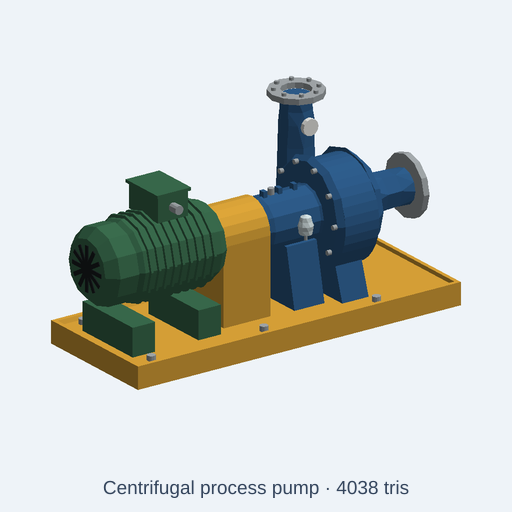
#> input picture artifacts/catalog-demos/industrial-cyclone-separator-material-review-20261113/samples/centrifugal-pump.png, 512 x 512 px, given in place of cap-feed-hopper.png, which was not available
$ python make_demo.py
#> lines starting #> are read from the running program, lines starting #| are printed output that depends on the picture
#!/usr/bin/env python3
"""Build the short local preview and material-regression handoff video."""

from pathlib import Path
import subprocess

from PIL import Image, ImageDraw, ImageFont


ARTIFACTS = Path(__file__).resolve().parent
REPO = ARTIFACTS.parents[2]
SAMPLES = ARTIFACTS / "samples" / "previews"
SLIDES = ARTIFACTS / "video-inputs"
VIDEO = ARTIFACTS / "beverage-carton-bottom-sealer-tape-head-material-review.mp4"
FONT_PATH = "/usr/share/fonts/truetype/dejavu/DejaVuSans.ttf"

BG = "#f1f5f8"
INK = "#1d2b39"
MUTED = "#536779"
BLUE = "#1b506d"
ACCENT = "#da9b26"


def font(size: int) -> ImageFont.FreeTypeFont:
    return ImageFont.truetype(FONT_PATH, size)


def canvas(title: str, subtitle: str) -> tuple[Image.Image, ImageDraw.ImageDraw]:
#> called with title = 'Five-preview audit'
    image = Image.new("RGB", (1280, 720), BG)
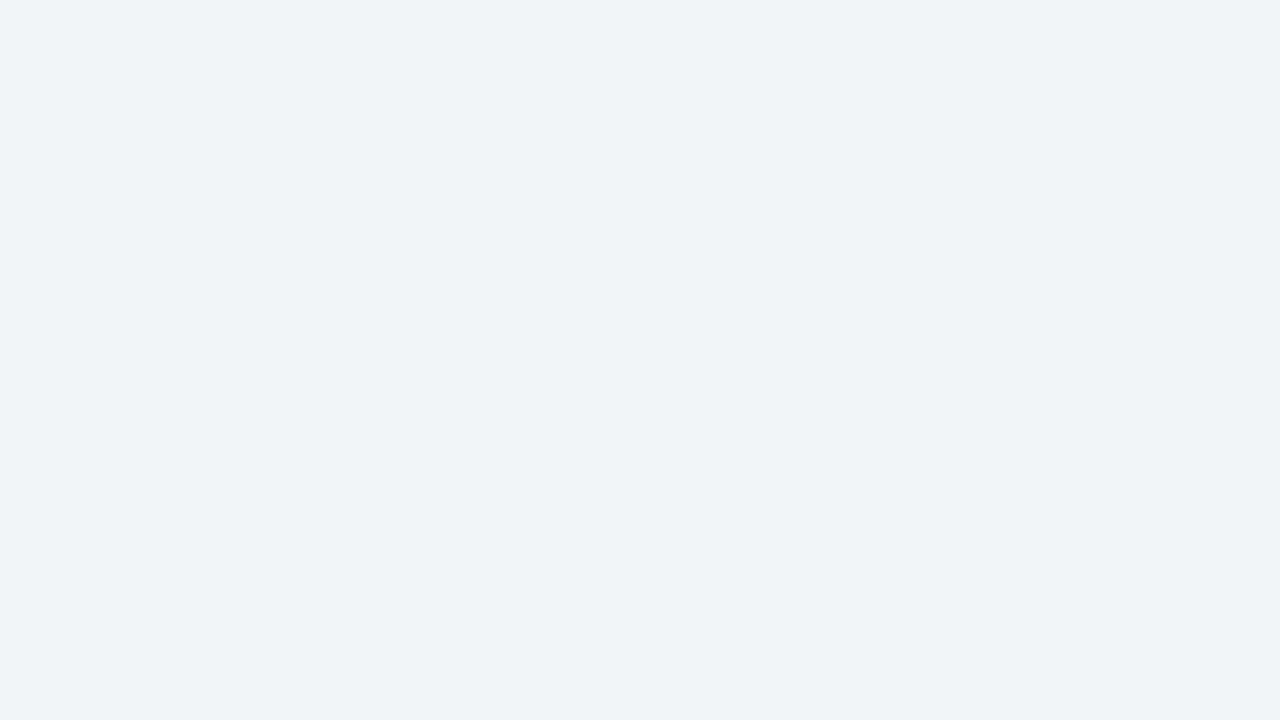
#> image: PIL image 1280x720 RGB; mean R, G, B 241, 245, 248
    draw = ImageDraw.Draw(image)
    draw.text((64, 44), title, fill=INK, font=font(36))
    draw.text((64, 97), subtitle, fill=MUTED, font=font(21))
    draw.line((64, 143, 1216, 143), fill="#c8d3dc", width=2)
    draw.text((64, 678), "kernelCAD local preview and exported-GLB material check", fill=MUTED, font=font(16))
    return image, draw


def contain(path: Path, size: tuple[int, int]) -> Image.Image:
#> called with size = (205, 245)
    image = Image.open(path).convert("RGB")
#> image is the input picture: PIL image 512x512 RGB; mean R, G, B 200, 204.6, 201.5
    image.thumbnail(size, Image.Resampling.LANCZOS)
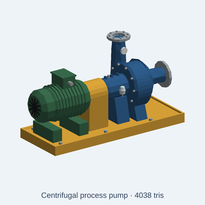
#> image: PIL image 205x205 RGB; mean R, G, B 200, 204.6, 201.5
    frame = Image.new("RGB", size, "#e5edf2")
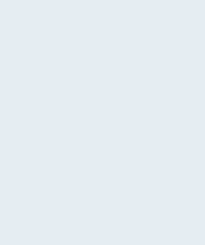
#> frame: PIL image 205x245 RGB; mean R, G, B 229, 237, 242
    frame.paste(image, ((size[0] - image.width) // 2, (size[1] - image.height) // 2))
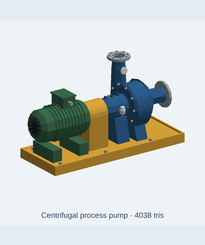
#> frame: PIL image 205x245 RGB; mean R, G, B 204.7, 209.9, 208.1
    return frame


def save_audit() -> None:
    image, draw = canvas("Five-preview audit", "Beverage bottling line · five current rendered assets · 18 Nov 2026")
    names = [
        ("cap-feed-hopper", "Cap feed hopper"),
        ("slip-sheet-dispenser", "Slip-sheet dispenser"),
        ("stretch-wrapper", "Pallet stretch wrapper"),
        ("wraparound-labeler", "Wraparound labeler"),
        ("carton-bottom-sealer", "Carton bottom sealer"),
    ]
    x_positions = [70, 310, 550, 790, 1030]
    for (asset_id, label), x in zip(names, x_positions, strict=True):
        image.paste(contain(SAMPLES / f"{asset_id}.png", (205, 245)), (x, 195))
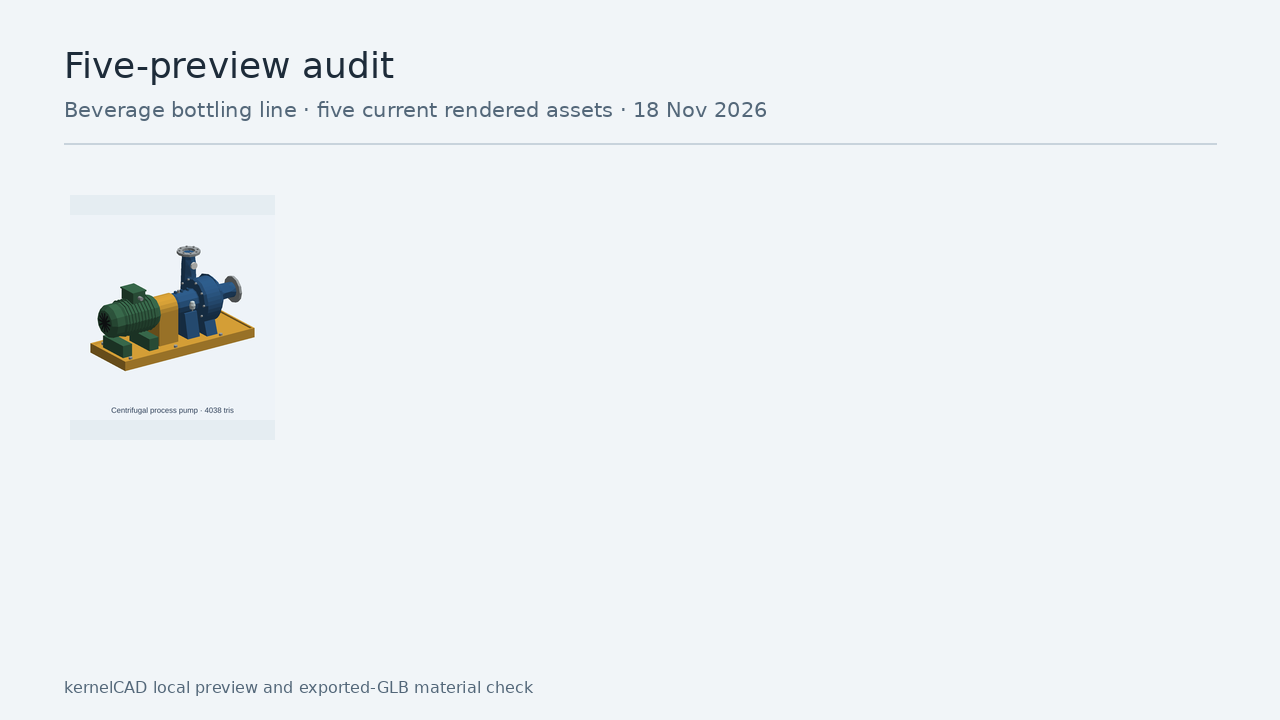
#> image: PIL image 1280x720 RGB; mean R, G, B 237.6, 241.8, 244.6
        draw.text((x + 4, 456), label, fill=INK, font=font(17))
        draw.text((x + 4, 484), "preview + source checked", fill=MUTED, font=font(14))
    draw.rounded_rectangle((70, 545, 1210, 627), radius=16, fill="#e0edf2")
    draw.text((96, 560), "Selected mismatch", fill=BLUE, font=font(20))
    draw.text((300, 563), "steel taping head was grouped with polymer tape by a broad name rule", fill=INK, font=font(18))
    image.save(SLIDES / "slide-01-five-preview-audit.png")


# [63 lines left out: functions save_before_after, save_material_map, save_regression, save_scope, not called in this run]


def main() -> None:
    SLIDES.mkdir(parents=True, exist_ok=True)
    save_audit()
    save_before_after()
    save_material_map()
    save_regression()
    save_scope()
    concat = SLIDES / "ffmpeg-concat.txt"
    lines = []
    for slide in sorted(SLIDES.glob("slide-*.png")):
        lines.extend((f"file '{slide.resolve()}'", "duration 3"))
    lines.append(f"file '{(SLIDES / 'slide-05-verification.png').resolve()}'")
    concat.write_text("\n".join(lines) + "\n", encoding="utf-8")
    subprocess.run(
        [
            "ffmpeg", "-y", "-f", "concat", "-safe", "0", "-i", str(concat),
            "-vf", "fps=30,format=yuv420p", "-t", "15", "-c:v", "libx264",
            "-preset", "medium", "-crf", "22", str(VIDEO),
        ],
        check=True,
        stdout=subprocess.DEVNULL,
        stderr=subprocess.DEVNULL,
    )


if __name__ == "__main__":
#> (the run stopped early here; a loop or call above may not have finished)
